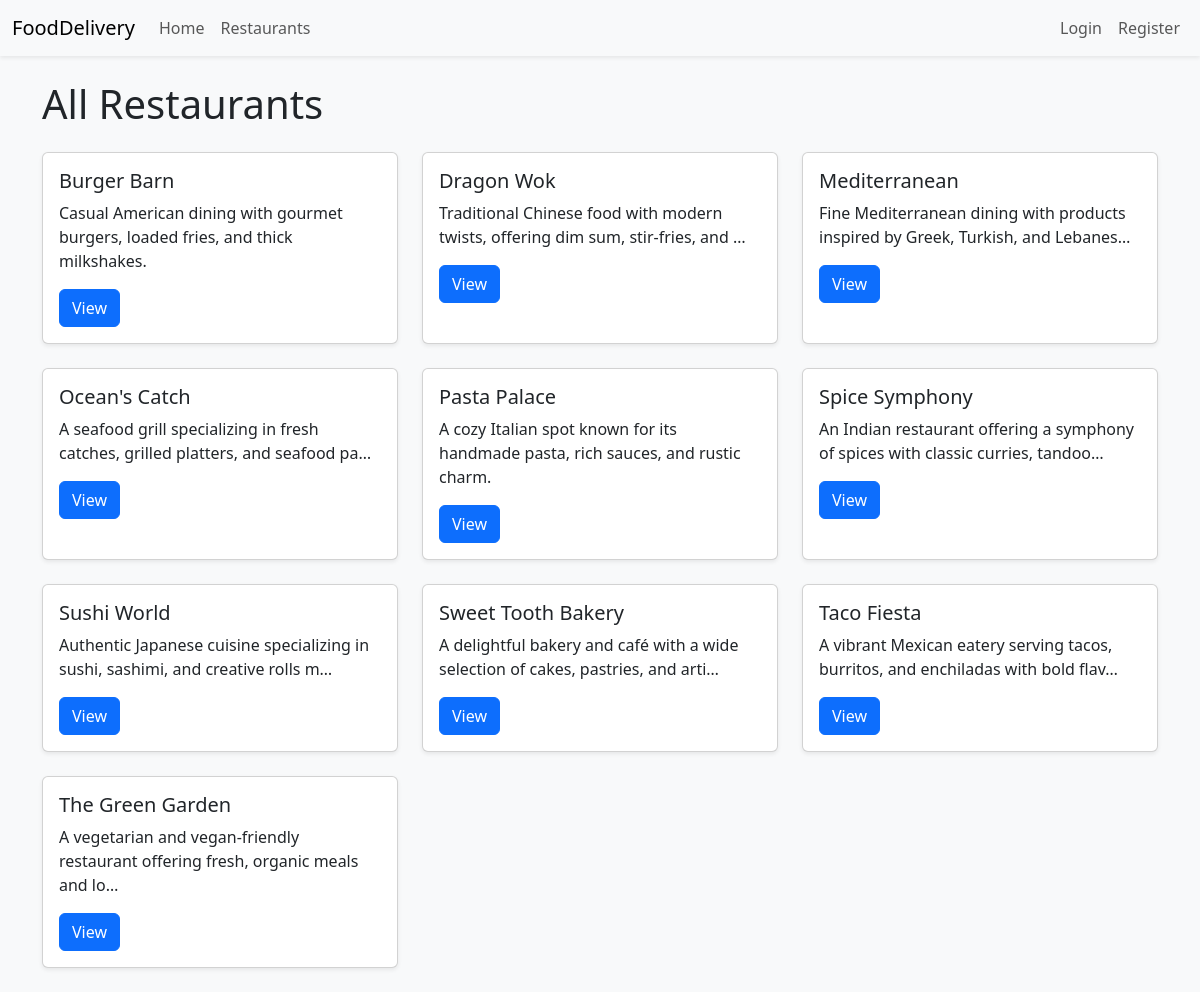
The page /restaurants/ on the database its author committed.
### restaurants/models.py (models this page shows, shortened)
class Restaurant(models.Model):
    name = models.CharField(max_length=255)
    description = models.TextField(blank=True)
    address = models.CharField(max_length=255, blank=True)
    image = models.ImageField(upload_to='restaurants/', blank=True, null=True)
    open_hours = models.CharField(max_length=255, blank=True)
    category = models.CharField(max_length=100, blank=True)
    is_open = models.BooleanField(default=True)
    owner = models.ForeignKey(
        settings.AUTH_USER_MODEL,
        on_delete=models.CASCADE,
        related_name='owned_restaurants',
        help_text='The owner of this restaurant',
    )
    created_at = models.DateTimeField(auto_now_add=True)
    updated_at = models.DateTimeField(auto_now=True)
    class Meta:
        ordering = ['name']

### restaurants/views.py (the view)
# urls.py: path('', RestaurantListView.as_view(), name='list'),
class RestaurantListView(ListView):
    model = Restaurant
    template_name = 'restaurants/restaurant_list.html'
    context_object_name = 'restaurants'

### core/context_processors.py (called while the page is built)
def stripe_public_key(request):
    return {
        'STRIPE_PUBLIC_KEY': getattr(settings, 'STRIPE_PUBLIC_KEY', '')
    }

### templates/restaurants/restaurant_list.html (shortened to what this page needs)
{% extends 'base.html' %}
{% block content %}
<div class="container">
  <h1 class="mb-4">All Restaurants</h1>
  <div class="row row-cols-1 row-cols-md-2 row-cols-lg-3 g-4">
    {% for restaurant in restaurants %}
      <div class="col">
        <div class="card h-100 shadow-sm">
          <div class="card-body">
            <h5 class="card-title">{{ restaurant.name }}</h5>
            <p class="card-text">{{ restaurant.description|truncatechars:80 }}</p>
            <a href="{% url 'restaurants:detail' restaurant.pk %}" class="btn btn-primary">View</a>
          </div>
        </div>
      </div>
    {% empty %}
      <p>No restaurants found.</p>
    {% endfor %}
  </div>
</div>
{% endblock %}

### static/css/styles.css (style rules this page uses)
body { background-color: #f8f9fa; }

### rows shown on the page
Restaurant: name "Burger Barn", description "Casual American dining with gourmet burgers, loaded fries, and thick milkshakes."
Restaurant: name "Dragon Wok", description "Traditional Chinese food with modern twists, offering dim sum, stir-fries, and …"
Restaurant: name "Mediterranean", description "Fine Mediterranean dining with products inspired by Greek, Turkish, and Lebanes…"
Restaurant: name "Ocean's Catch", description "A seafood grill specializing in fresh catches, grilled platters, and seafood pa…"
Restaurant: name "Pasta Palace", description "A cozy Italian spot known for its handmade pasta, rich sauces, and rustic charm."
Restaurant: name "Spice Symphony", description "An Indian restaurant offering a symphony of spices with classic curries, tandoo…"
Restaurant: name "Sushi World", description "Authentic Japanese cuisine specializing in sushi, sashimi, and creative rolls m…"
Restaurant: name "Sweet Tooth Bakery", description "A delightful bakery and café with a wide selection of cakes, pastries, and arti…"
Restaurant: name "Taco Fiesta", description "A vibrant Mexican eatery serving tacos, burritos, and enchiladas with bold flav…"
Restaurant: name "The Green Garden", description "A vegetarian and vegan-friendly restaurant offering fresh, organic meals and lo…"
